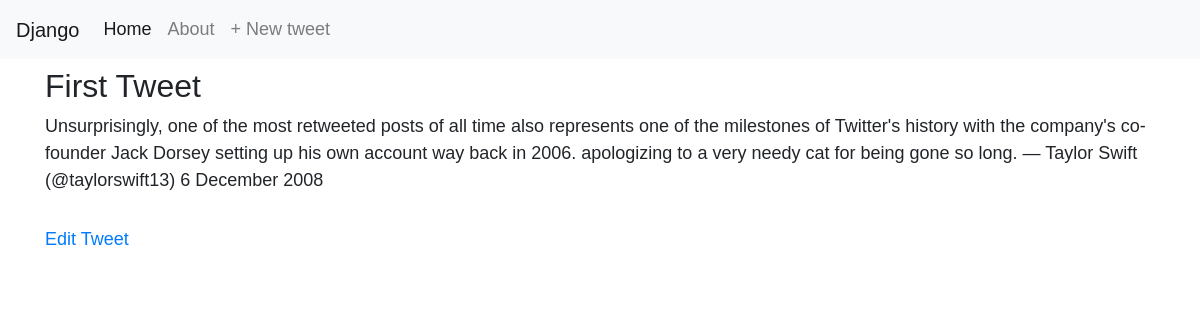
Screenshot of /tweet/2/ with the database file from the repository.
### behindrole/models.py (models this page shows, shortened)
class Tweet (models.Model):
    tweetTitle = models.CharField(max_length=150)
    body = models.TextField()

### behindrole/views.py (the view)
class TweetPageView(DetailView):
    model = Tweet
    template_name = 'tweet.html'
    context_object_name = 'tweet_obj'

### templates/tweet.html
{% extends 'base.html' %} {% block content %}
<div class="post-entry">
  <h2>{{ tweet_obj.tweetTitle}}</h2>
  <p>{{tweet_obj.body}}</p>
</div>
<a href="{% url 'tweet_edit' tweet.pk %}">Edit Tweet</a>
{% endblock content %}

### static/css/baseStyles.css (style rules this page uses)
body { font-family: "Source Sans Pro", sans-serif; font-size: 18px; }
.post-entry { margin-bottom: 2rem; }
.post-entry h2 { margin: 0.5rem 0; }
.post-entry p { margin: 0; font-weight: 400; }
h2 { margin-top: 20px; }

### rows the page displays
Tweet: tweetTitle "First Tweet", body "Unsurprisingly, one of the most retweeted posts of all time also represents one of the milestones of Twitter's history with the company's co-founder Jack Dorsey setting up his own account way back in 2006. apologizing to a very needy cat for being gone so long. — Taylor Swift (@taylorswift13) 6 December 2008"
